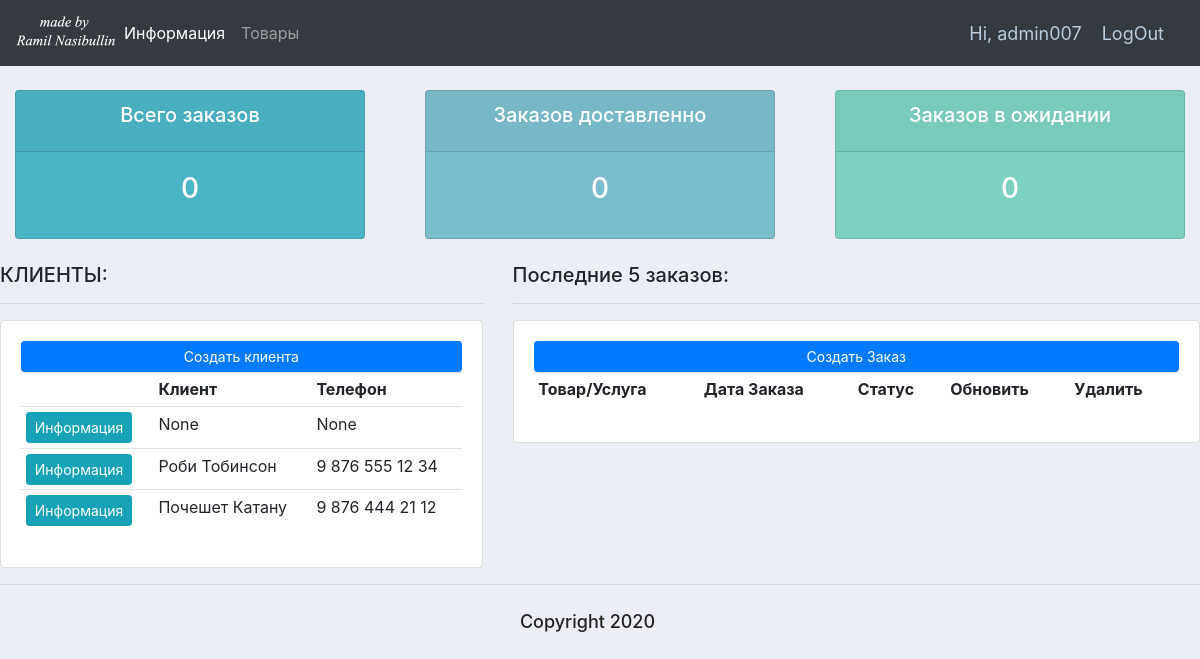
The app's page / (signed in) with its own data.
### accounts/models.py (models this page shows, shortened)
class Customer(models.Model):
    user = models.OneToOneField(User, null=True, blank=True, on_delete=models.CASCADE, verbose_name='Пользователь')
    name = models.CharField(max_length=200, null=True, verbose_name='Имя')
    phone = models.CharField(max_length=200, null=True, verbose_name='Телефон')
    email = models.CharField(max_length=200, null=True, verbose_name='Почта')
    profile_pic = models.ImageField(default='logo.png', null=True, blank=True, verbose_name='Ваше фото')
    date_created = models.DateTimeField(auto_now_add=True, null=True, verbose_name='Дата создания')
    class Meta:
        verbose_name = "Клиет"
        verbose_name_plural = "Клиеты"

### accounts/decorators.py (the view)
    def wrapper_function(request, *args, **kwargs):
        group = None
        if request.user.groups.exists():
            group = request.user.groups.all()[0].name
        if group == 'customer':
            return redirect('user-page')
        if group == 'admin':
            return view_func(request, *args, **kwargs)
        else:
            return HttpResponse('Что то пошло не так!')

### accounts/views.py (called while the page is built)
@ login_required(login_url='login')
@ admin_only
def home(request):
    orders = Order.objects.all()
    customers = Customer.objects.all()
    total_customers = customers.count()
    total_orders = orders.count()
    delivered = orders.filter(status='Delivered').count()
    pending = orders.filter(status='Pending').count()
    context = {
        'orders': orders,
        'customers': customers,
        'total_orders': total_orders,
        'delivered': delivered,
        'pending': pending,
    }
    return render(request, 'accounts/dashboard.html', context)

### accounts/templates/accounts/dashboard.html (shortened to what this page needs)
{% extends 'accounts/main.html' %}
{% block content %}
{% include 'accounts/status.html' %}
    <br>
<div class="row">
    <div class="col-md-5">
        <h5>КЛИЕНТЫ:</h5>
        <hr>
        <div class="card card-body">
            <a class="btn btn-primary btn-sm btn-block" href="">Создать клиента
            </a>
            <table class="table table-sm">
                <tr>
                    <th></th>
                    <th>Клиент</th>
                    <th>Телефон</th>
                </tr>
                {% for customer in customers %}
                    <tr>
                        <td><a class="btn btn-sm btn-info" href="{% url 'customer' customer.id %}">Информация</a></td>
                        <td>{{customer.name}}</td>
                        <td>{{customer.phone}}</td>
                    </tr>
                {% endfor %}
            </table>
        </div>
    </div>
    <div class="col-md-7">
        <h5>Последние 5 заказов:</h5>
        <hr>
        <div class="card card-body">
            <a class="btn btn-primary btn-sm btn-block" href="{% url 'create_order' %}">Создать Заказ</a>
            <table class="table table-sm">
                <tr>
                    <th>Товар/Услуга</th>
                    <th>Дата Заказа</th>
                    <th>Статус</th>
                    <th>Обновить</th>
                    <th>Удалить</th>
                </tr>
            </table>
        </div>
    </div>
</div>
{% endblock %}

### accounts/templates/accounts/navbar.html (shortened to what this page needs)
{% load static %}
<nav class="navbar navbar-expand-lg navbar-dark bg-dark">
  <a href="{% url 'home' %}"><img src="{% static 'images/logo.png' %}" width="100" height="50"></a>
  <div class="collapse navbar-collapse" id="navbarNav">
    <ul class="navbar-nav">
      {% if request.user.is_staff %}
      <li class="nav-item active">
        <a class="nav-link" href="{% url 'home' %}">Информация</a>
      </li>
      <li class="nav-item">
        <a class="nav-link" href="{% url 'products' %}">Товары</a>
      </li>
      {% else %}
      <li class="nav-item">
        <a class="nav-link" href="{% url 'account' %}">Настройки</a>
      </li>
      {% endif %}
    </ul>
  </div>
  <span class="hello-msg">Hi, {{request.user}}</span>
  <span><a class="hello-msg" href="{% url 'logout' %}">LogOut</a></span>
</nav>

### accounts/static/css/main.css (style rules this page uses)
body { background-color: #ebeff5; }

### accounts/templates/accounts/navbar.html (style rules this page uses)
.hello-msg { font-size: 18px; color: #bbccdd; margin-right: 20px; }

### records on screen
Customer: name "None", phone "None"
Customer: name "Роби Тобинсон", phone "9 876 555 12 34"
Customer: name "Почешет Катану", phone "9 876 444 21 12"

### other values on screen
{{ request.user }} "admin007"
{{ total_orders }} "0"
{{ delivered }} "0"
{{ pending }} "0"
